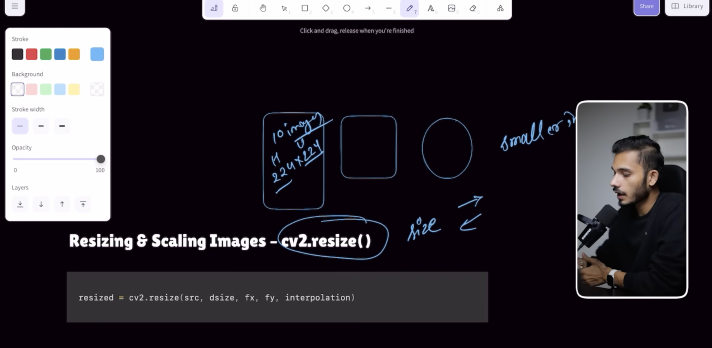
#> input picture opencv/phase2/phase2.png, 1424 x 696 px, found by its file name (shown at 1/2 size)
$ python resizing.py
#> lines starting #> are read from the running program, lines starting #| are printed output that depends on the picture
import cv2 as cv2
image = cv2.imread("/Users/adarshagarwala/Documents/Becoming-God/opencv/phase2/phase2.png")
#> image is the input picture: shape (696, 1424, 3); mean B, G, R 49, 42.2, 47.2
if image is not None:
    resized = cv2.resize(image,(300,300) )
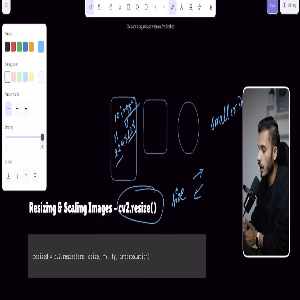
#> resized: shape (300, 300, 3); mean B, G, R 49, 42.2, 47.2
    cv2.imshow("Original Image",image)
    cv2.imshow("resized Image",resized)
    cv2.waitKey(0)
    cv2.destroyAllWindows()

else:
    print("Image not found")
